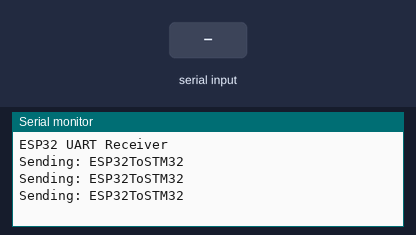
Recording of a sketch running on a simulated ESP32. Shown: the last lines printed to the serial monitor. Inputs (shaded band) come from the test bench.

Above: at 6.8 s.
6.9 s: "1\n" received over the second serial link
At 10.3 s:
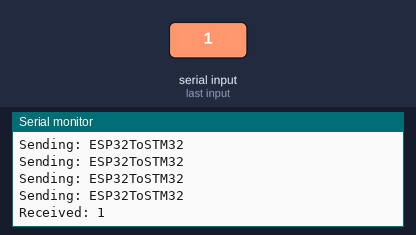
10.8 s: "0\n" received over the second serial link
At 12.6 s:
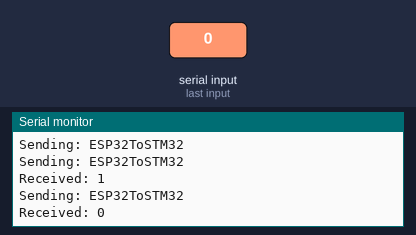
14.7 s: "2\n" received over the second serial link
At 16.1 s:
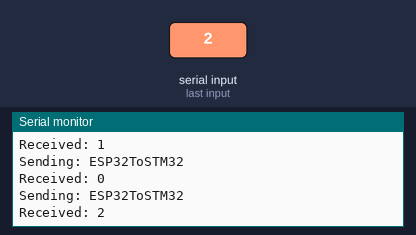

Measured:
- after the input at 6.9 s, the serial monitor: prints a new line after 2.1 s (image 1)
- after the input at 10.8 s, the serial monitor: prints a new line after 1.2 s (image 2)
- after the input at 14.7 s, the serial monitor: prints a new line after 0.30 s (image 3)

The sketch:

ESP32_UART.ino
```cpp
// Define TX and RX pins for UART (change if needed)
#define TXD1 19
#define RXD1 21

// Use Serial1 for UART communication
HardwareSerial mySerial(2);

void setup() {
  Serial.begin(115200);
  mySerial.begin(115200, SERIAL_8N1, RXD1, TXD1);  // UART setup

  Serial.println("ESP32 UART Receiver");
}

void loop() {
  // Check if data is available to read
  String sendData = "ESP32ToSTM32";
  Serial.println("Sending: " + sendData);
  mySerial.println(sendData);

  if (mySerial.available())
  {
    // Read data and display it
    //Serial.println(int(mySerial.read()));
    String message = mySerial.readStringUntil('\n');
    Serial.println("Received: " + message);
  }
  delay(3000);
  /*
  String sendData = "ESP32ToSTM32";
  Serial.println("Sending: " + sendData);
  mySerial.println(sendData);*/
}
```
